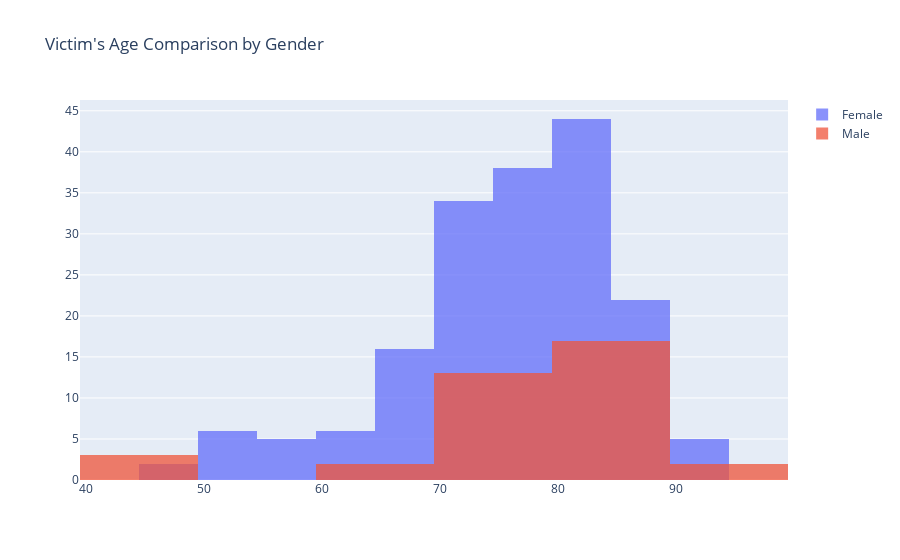

The notebook cell saved with this chart:
### Markdown cell above
#### Histogram:

### Code cell
# data to plot the age of all genders:

data = [go.Histogram(
    x=shipman_victims[shipman_victims['gender']==0]['Age'],
    opacity=0.75,
    name='Female'
),
go.Histogram(
    x=shipman_victims[shipman_victims['gender']==1]['Age'],
    opacity=0.75,
    name='Male'
)]

layout = go.Layout(
    barmode='overlay',
    title="Victim's Age Comparison by Gender"
)
fig = go.Figure(data=data, layout=layout)
fig.show()
#pyo.plot to save the html file locally:
pyo.plot(fig, filename='Histogram.html')

### Figure 1 — Plotly figure (JSON) as saved in the notebook; plotly's stock layout.template omitted (floating-point values rounded to 4 significant figures; data arrays with more than 128 entries replaced by an {"elided": "..."} marker saying what was removed)
{"data": [{"name": "Female", "opacity": 0.75, "type": "histogram", "x": {"elided": "178 int values"}}, {"name": "Male", "opacity": 0.75, "type": "histogram", "x": [73, 77, 90, 83, 80, 41, 70, 79, 81, 82, 76, 85, 85, 87, 81, 67, 85, 90, 88, 82, 86, 85, 82, 72, 88, 43, 75, 88, 77, 77, 76, 78, 73, 47, 69, 83, 77]}], "layout": {"barmode": "overlay", "title": {"text": "Victim's Age Comparison by Gender"}}}
